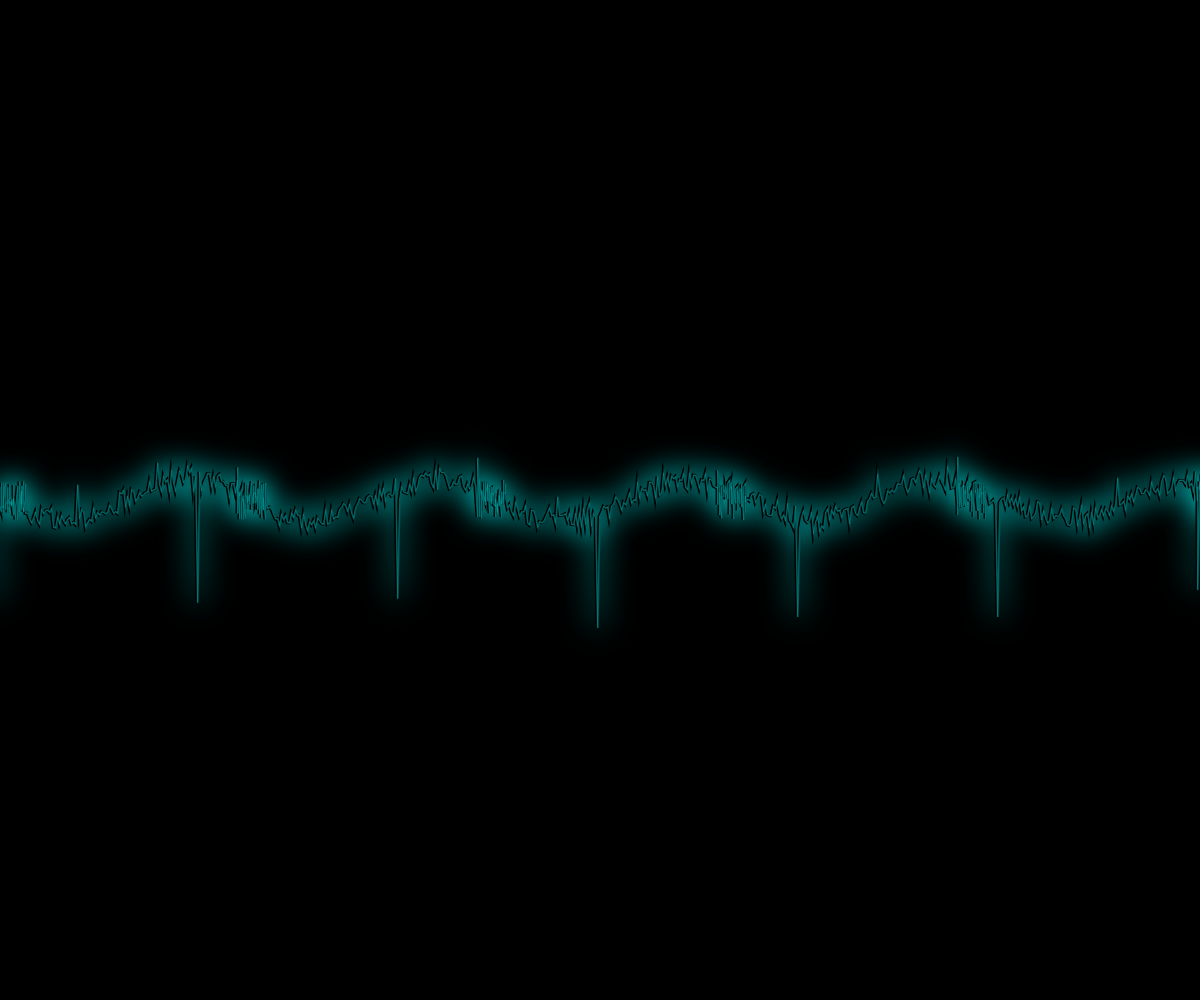
Frame 1 (no input)
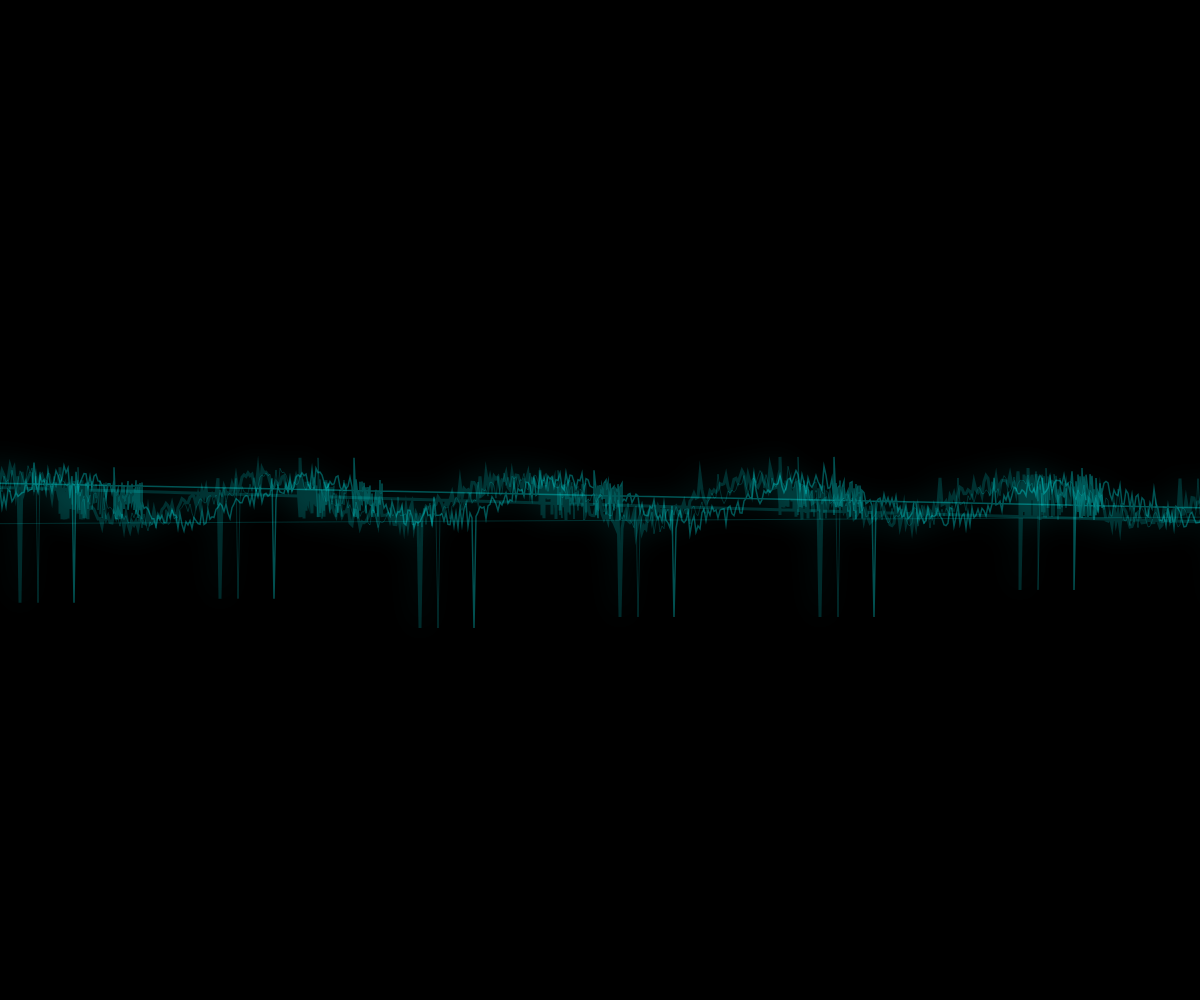
Frame 60 (no input)
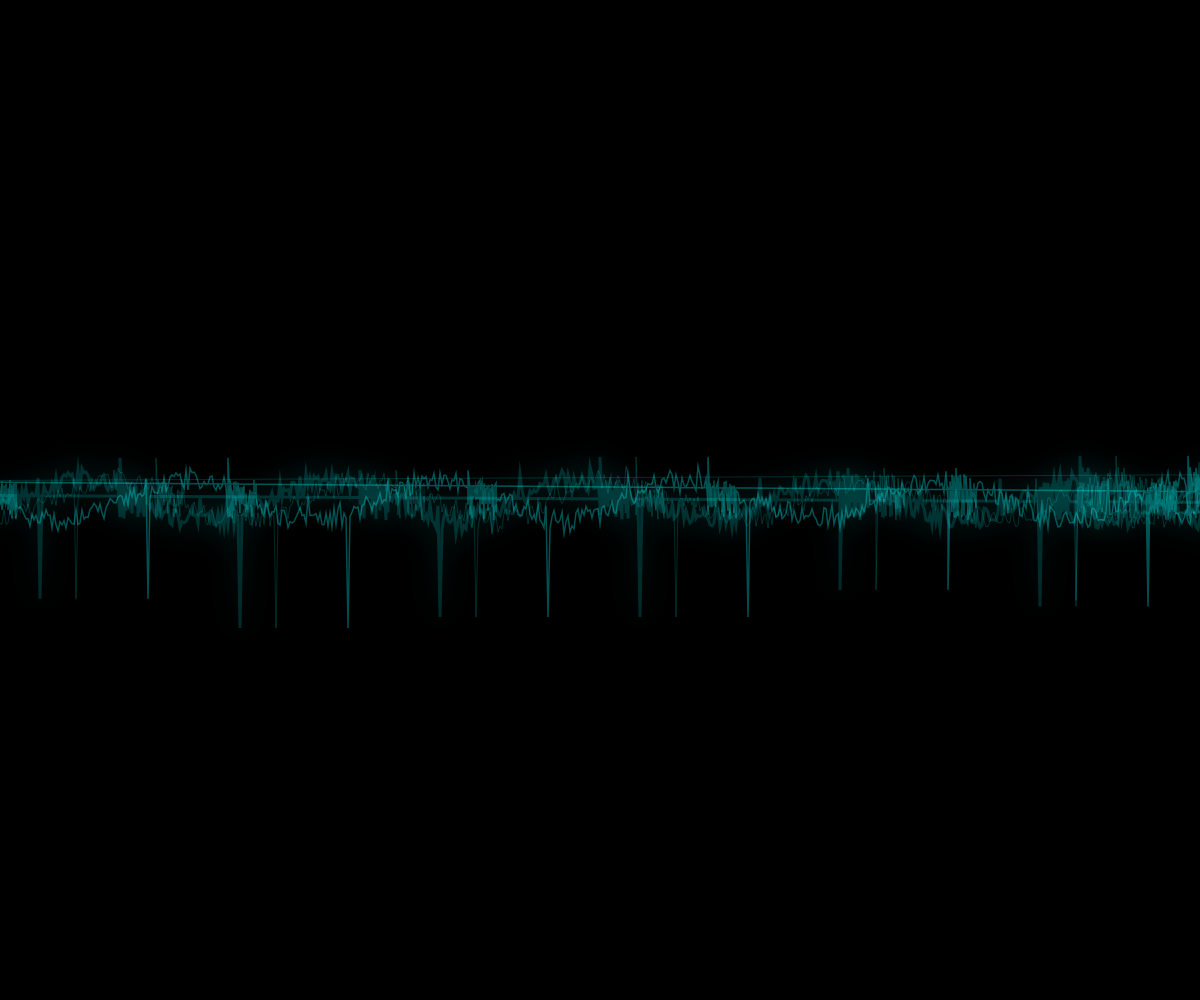
Frame 120 (the mouse pressed at the canvas centre since frame 60)

The p5.js sketch that drew these frames (run headless with seeded random() and noise() and a simulated clock; from frame 60 on, the mouse is pressed at the canvas centre):

// p5.js sketch
// ── sketch.js
let heartbeats = [];
let time = 0;

function setup() {
  createCanvas(windowWidth, windowHeight);
  
  // Generate a more regular EKG waveform with predictable groupings
  for (let i = 0; i < 2000; i++) {
    let x = i * 2;
    let y = 0;
    
    // Main heartbeat peak - regular grouping pattern
    if (i % 100 === 0) {
      y += 120;
    }
    
    // Additional spikes for chaotic pattern
    if (i % 40 === 0) {
      y += random(-30, -10);
    }
    
    // Add groupings of spikes and dips
    if (i % 120 < 15) {
      for (let j = 0; j < 3; j++) {
        if (i + j * 8 < 2000) {
          heartbeats.push({ x, y: random(-20, 20) });
        }
      }
    }
    
    // Add some smooth but unpredictable waves
    y += sin(i * 0.05) * random(15, 25);
    
    // Add chaotic noise for unpredictability
    y += random(-10, 10);
    
    heartbeats.push({ x, y });
  }
}

function draw() {
  background(0);
  
  // Animate the scrolling effect
  time += 3;
  
  strokeWeight(3);
  noFill();
  
  // Draw main EKG line with intense neon glow
  drawingContext.shadowBlur = 30;
  drawingContext.shadowColor = color(0, 255, 255);
  
  beginShape();
  for (let i = 0; i < heartbeats.length; i++) {
    let x = heartbeats[i].x - time;
    let y = heartbeats[i].y;
    
    // Wrap around the canvas
    if (x < -100) x += width + 200;
    
    vertex(x, height/2 + y);
  }
  endShape();
  
  // Reset shadow
  drawingContext.shadowBlur = 0;
  
  // Draw a second, fainter line for more visual complexity
  stroke(0, 255, 255, 80);
  strokeWeight(1.5);
  
  beginShape();
  for (let i = 0; i < heartbeats.length; i++) {
    let x = heartbeats[i].x - time * 0.7;
    let y = heartbeats[i].y;
    
    if (x < -100) x += width + 200;
    
    vertex(x, height/2 + y);
  }
  endShape();
  
  // Draw a third, even fainter line for depth
  stroke(0, 255, 255, 40);
  strokeWeight(1);
  
  beginShape();
  for (let i = 0; i < heartbeats.length; i++) {
    let x = heartbeats[i].x - time * 0.9;
    let y = heartbeats[i].y;
    
    if (x < -100) x += width + 200;
    
    vertex(x, height/2 + y);
  }
  endShape();
}

function windowResized() {
  resizeCanvas(windowWidth, windowHeight);
}
